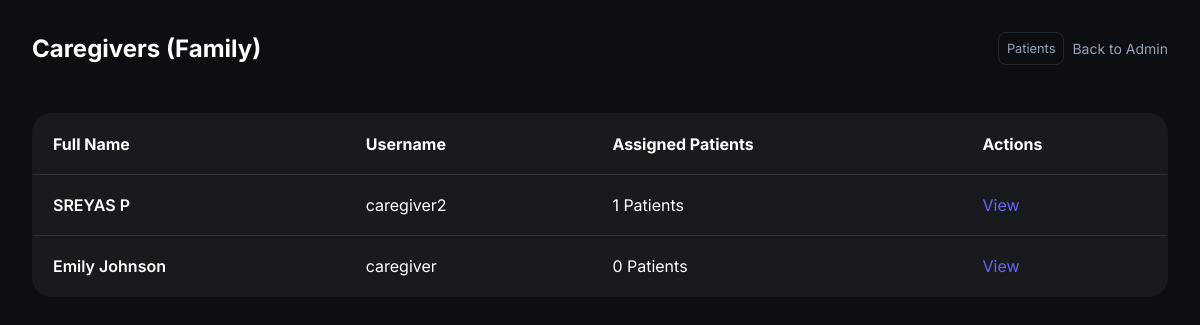
/admin/caregivers (signed in), run on the app's committed database.
### tables this page shows
CREATE TABLE users (
        id INTEGER PRIMARY KEY AUTOINCREMENT,
        username TEXT UNIQUE,
        password TEXT,
        role TEXT,
        full_name TEXT
    );

### routes_admin.py (the view)
@admin_bp.route('/caregivers')
@roles_required('admin')
def caregivers():
    conn = get_db_connection()
    caregivers = conn.execute("""
        SELECT u.id, u.full_name, u.username,
        (SELECT COUNT(*) FROM user_associations WHERE monitor_id = u.id) as patient_count
        FROM users u
        WHERE u.role = 'caregiver'
    """).fetchall()
    conn.close()
    return render_template('admin/caregivers.html', caregivers=caregivers)

### auth_utils.py (called while the page is built)
def roles_required(*roles):
    def decorator(f):
        @wraps(f)
        def decorated_function(*args, **kwargs):
            if 'user_id' not in session:
                return redirect(url_for('login'))
            if session.get('role') not in roles:
                abort(403, description="Access Denied. You do not have the required permissions.")
            return f(*args, **kwargs)
        return decorated_function
    return decorator

### db.py (called while the page is built)
def get_db_connection():
    conn = sqlite3.connect(DB_PATH)
    conn.row_factory = sqlite3.Row
    return conn

### templates/admin/caregivers.html (shortened to what this page needs)
<!DOCTYPE html>
<html lang="en">
<head>
    <link rel="stylesheet" href="{{ url_for('static', filename='style.css') }}">
</head>
<body>
    <div class="container">
        <header>
            <div class="logo-container">
                <h1>Caregivers (Family)</h1>
            </div>
            <div style="display: flex; gap: 0.5rem; align-items: center;">
                <a href="{{ url_for('admin.patients_list') }}"
                    style="color: var(--text-secondary); text-decoration: none; font-size: 0.8rem; padding: 0.5rem; border: 1px solid var(--glass-border); border-radius: 8px;">Patients</a>
                <a href="{{ url_for('admin.index') }}" class="btn-back" style="margin-bottom: 0;">Back to Admin</a>
            </div>
        </header>
        <table class="admin-table">
            <thead>
                <tr>
                    <th>Full Name</th>
                    <th>Username</th>
                    <th>Assigned Patients</th>
                    <th>Actions</th>
                </tr>
            </thead>
            <tbody>
                {% for c in caregivers %}
                <tr>
                    <td style="font-weight: 600;">{{ c.full_name }}</td>
                    <td>{{ c.username }}</td>
                    <td>{{ c.patient_count }} Patients</td>
                    <td><a href="{{ url_for('admin.index') }}?user_id={{ c.id }}"
                            style="color: #6366f1; text-decoration: none;">View</a></td>
                </tr>
                {% else %}
                <tr>
                    <td colspan="4" style="text-align: center;">No caregivers found.</td>
                </tr>
                {% endfor %}
            </tbody>
        </table>
    </div>
</body>
</html>

### static/style.css (style rules this page uses)
:root { --bg-color: #0d0e12; --card-bg: rgba(255, 255, 255, 0.05); --accent-primary: #6366f1; --accent-secondary: #ec4899; --text-primary: #ffffff; --text-secondary: #94a3b8; --glass-border: rgba(255, 255, 255, 0.1); --heart-rate-color: #ef4444; --temp-color: #f59e0b; --oxygen-color: #10b981; }
* { margin: 0; padding: 0; box-sizing: border-box; font-family: 'Inter', -apple-system, sans-serif; }
body { background-color: var(--bg-color); color: var(--text-primary); min-height: 100vh; overflow-x: hidden; }
.container { max-width: 1200px; margin: 0 auto; padding: 2rem; }
header { margin-bottom: 3rem; display: flex; justify-content: space-between; align-items: center; }
.logo-container { display: flex; align-items: center; gap: 1rem; }
h1 { font-size: 1.5rem; font-weight: 700; }

### templates/admin/caregivers.html (style rules this page uses)
.admin-table { width: 100%; border-collapse: collapse; background: var(--card-bg); border-radius: 20px; overflow: hidden; border: 1px solid var(--glass-border); margin-top: 2rem; }
.admin-table th, .admin-table td { padding: 1.25rem; text-align: left; border-bottom: 1px solid var(--glass-border); }
.btn-back { display: inline-flex; align-items: center; gap: 0.5rem; color: var(--text-secondary); text-decoration: none; font-size: 0.875rem; margin-bottom: 2rem; }

### data on the page
users: full_name "SREYAS P", username "caregiver2", patient_count "1"
users: full_name "Emily Johnson", username "caregiver", patient_count "0"
